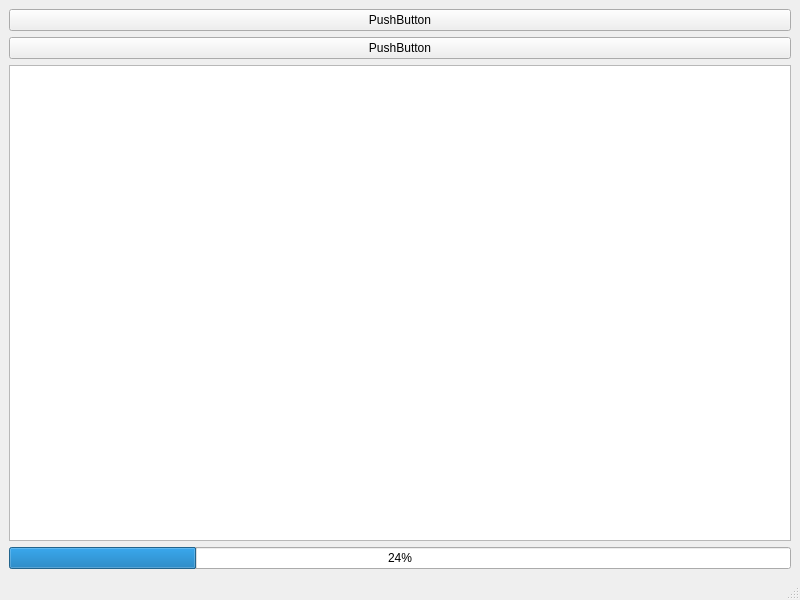
<?xml version="1.0" encoding="UTF-8"?>
<ui version="4.0">
 <class>MainWindow</class>
 <widget class="QMainWindow" name="MainWindow">
  <property name="geometry">
   <rect>
    <x>0</x>
    <y>0</y>
    <width>800</width>
    <height>600</height>
   </rect>
  </property>
  <property name="windowTitle">
   <string>MainWindow</string>
  </property>
  <widget class="QWidget" name="centralwidget">
   <layout class="QVBoxLayout" name="verticalLayout">
    <item>
     <widget class="QPushButton" name="pushButton_2">
      <property name="text">
       <string>PushButton</string>
      </property>
     </widget>
    </item>
    <item>
     <widget class="QPushButton" name="pushButton">
      <property name="text">
       <string>PushButton</string>
      </property>
     </widget>
    </item>
    <item>
     <widget class="QPlainTextEdit" name="plainTextEdit"/>
    </item>
    <item>
     <widget class="QProgressBar" name="progressBar">
      <property name="value">
       <number>24</number>
      </property>
     </widget>
    </item>
   </layout>
  </widget>
  <widget class="QStatusBar" name="statusbar"/>
 </widget>
 <resources/>
 <connections/>
</ui>
